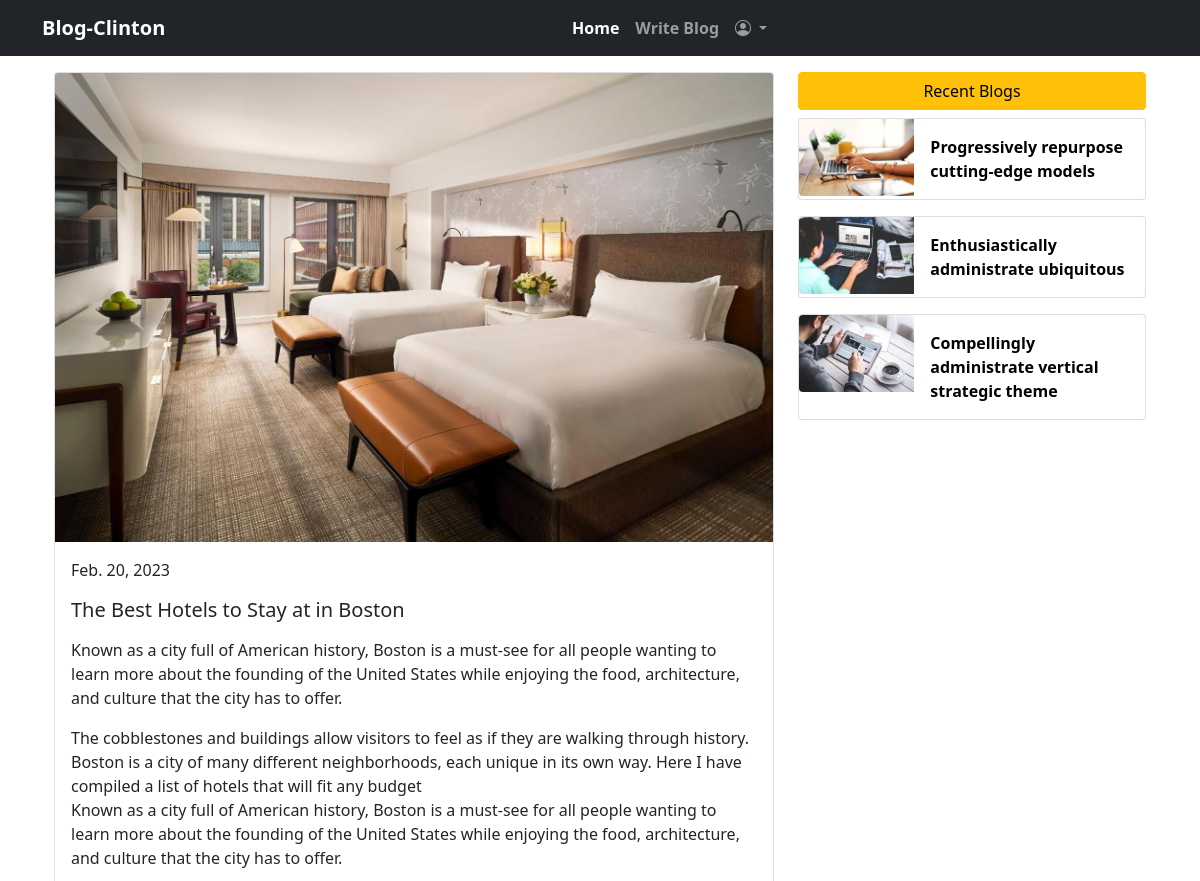
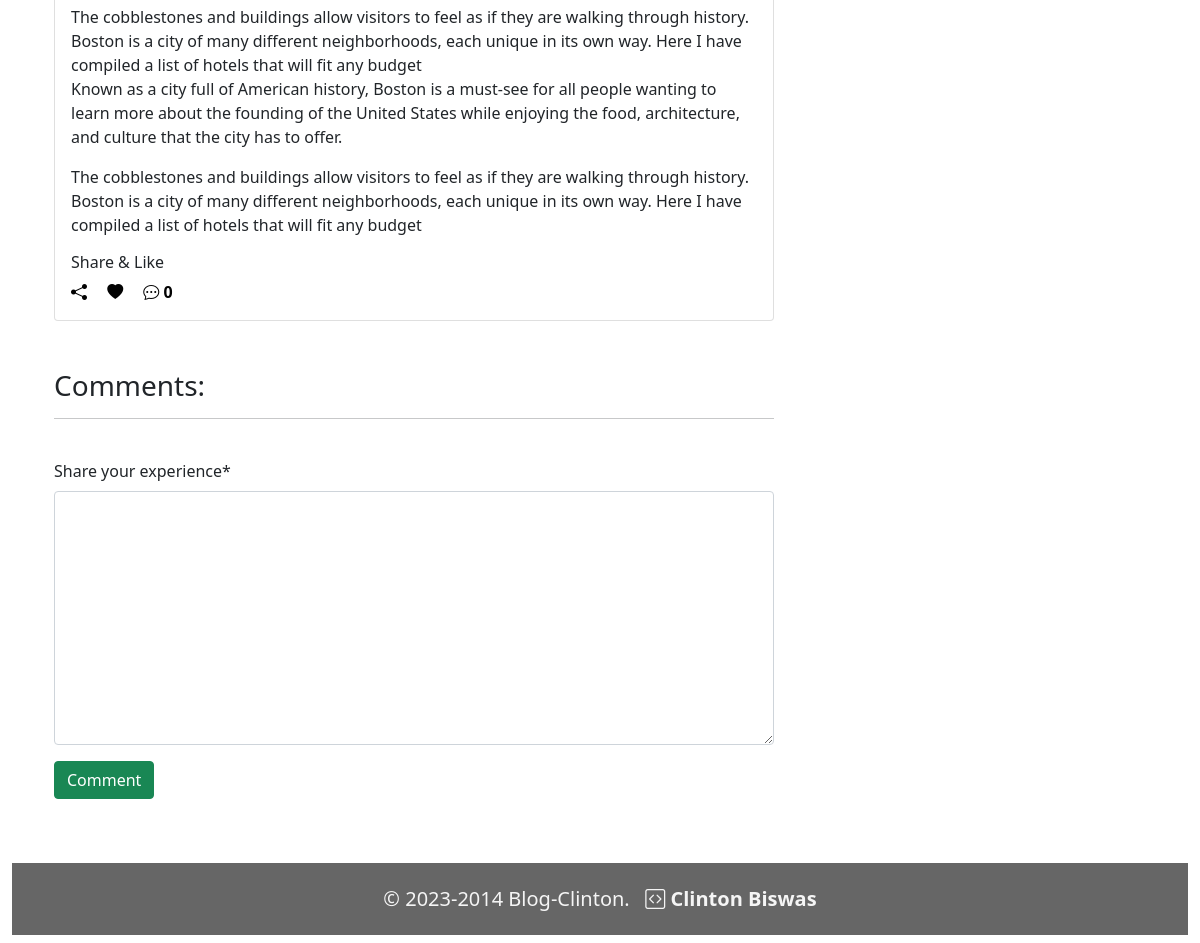
Screenshot of /blog-details/the-best-hotels-to-stay-at-in-boston (signed in) with the database file from the repository (2 pictures, top to bottom).
### blog/models.py (models this page shows, shortened)
class Blog(models.Model):
    user = models.ForeignKey(User, on_delete=models.CASCADE, related_name='user_blog')
    category = models.ForeignKey(Category, on_delete=models.CASCADE, related_name='category_blog', blank=True)
    likes = models.ManyToManyField(User, related_name='user_likes', blank=True)
    title = models.CharField(max_length=350)
    slug = models.SlugField(max_length=255, null=True, blank=True)
    blog_image = models.ImageField(upload_to='blog_images')
    description = models.TextField()
    created = models.DateField(auto_now_add=True)
    updated = models.DateField(auto_now_add=True)

### blog/views.py (the view, shortened to what this page needs)
# urls.py: path('blog-details/<slug:slug>', views.BlogDetails, name='blog_details'),
@login_required
def BlogDetails(request, slug):
    blog = Blog.objects.get(slug=slug)
    blog_list = Blog.objects.order_by('created')
    already_liked = Likes.objects.filter(blog=blog, user= request.user)
    if already_liked:
        liked = True
    else:
        liked = False
    form = BlogComment()
    dict={'blog':blog, 'blog_list': blog_list, 'form':form, 'liked':liked,}
    return render(request, 'Blog/blog_details.html', context=dict)

### blog/forms.py
class BlogComment(forms.ModelForm):
    class Meta:
        model = Comment
        fields = ('text',)

### templates/Blog/blog_details.html (shortened to what this page needs)
{% extends 'base.html' %}
{% load static %}
{% load crispy_forms_tags %}
{% block content %}
    <div class="container mt-3">
        <div class="row">
            <div class="col-sm-8">
                <div class="card mb-3">
                    <img src="{{blog.blog_image.url}}" class="card-img-top" alt="...">
                    <div class="card-body">
                      <p class="card-text">{{blog.created}}</p>
                      <h5 class="card-title">{{blog.title}}</h5>
                      <p class="card-text">{{blog.description|linebreaks}}</p>
                      <h6 class="card-title">Share & Like</h6>
                      <a href="#" class="card-link"><i class="bi bi-share-fill"></i></a>
                      <a href="#" class="card-link"><i class="bi bi-heart-fill"></i></a>
                      <a href="#" class="card-link text-decoration-none"><i class="bi bi-chat-dots"></i>&nbsp;{{blog.user_blog.count}}</a>
                    </div>
                  </div>
            </div>
            <div class="col-sm-4">
                <div class="d-grid gap-2 mb-2">
                    <button class="btn btn-warning" type="button">Recent Blogs</button>
                  </div>
                  {% for blogs in blog_list|slice:"3" %}
                  <div class="card mb-3">
                    <div class="row g-0">
                      <div class="col-md-4">
                        <img src="{{blogs.blog_image.url}}" class="img-fluid rounded-start" alt="...">
                      </div>
                      <div class="col-md-8">
                        <div class="card-body">
                            <a href="{% url 'blog:blog_details' slug=blogs.slug %}" class="card-title text-decoration-none">{{blogs.title|slice:50}}</a>
                        </div>
                      </div>
                    </div>
                  </div>
                  {% endfor %}
            </div>
        </div>
        <div class="row mt-3">
            <div class="col-sm-8">
                <div class="mt-3">
                    <h3>Comments:</h3>
                    <hr>
                    <div class="mt-3">
                        <div class="row">
                          <div class="col-sm-5 col-md-6 col-12 pb-2">
                          </div>
                        </div>
                    </div>
                </div>
                <div class="mt-3 mb-5">
                    <form action="" method="POST">
                        {{form|crispy}}
                        <button class="btn btn-success">Comment</button>
                    </form>
                </div>
            </div>
        </div>
    </div>
{% endblock content %}

### static/main.css (style rules this page uses)
body { overflow-x: hidden; }
h1,a { color: rgb(2, 2, 2);; font-weight: 600; }

### rows the page displays
Blog: blog_image (picture), created "Feb. 20, 2023", title "The Best Hotels to Stay at in Boston", description "Known as a city full of American history, Boston is a must-see for all people wanting to learn more about the founding of the United States while enjoying the food, architecture, and culture that the city has to offer. The cobblestones and buildings allow visitors to feel as if they are walking through history. Boston is a city of many different neighborhoods, each unique in its own way. Here I have compiled a list of hotels that will fit any budget Known as a city full of American history, Boston is a must-see for all people wanting to learn more about the founding of the United States while enjoying the food, architecture, and culture that the city has to offer. The cobblestones and…", user_blog.count "0"
Blog: blog_image (picture), title "Progressively repurpose cutting-edge models"
Blog: blog_image (picture), title "Enthusiastically administrate ubiquitous"
Blog: blog_image (picture), title "Compellingly administrate vertical strategic theme"
